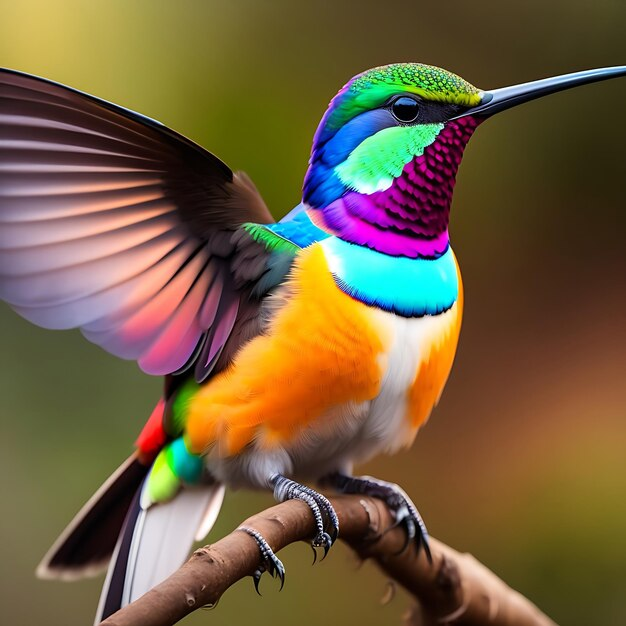
#> input picture semana27/Logica_e_ling_programacao/imagem.jpg, 626 x 626 px
$ python cinza.py
#> lines starting #> are read from the running program, lines starting #| are printed output that depends on the picture
# [4 lines of commented-out code are left out]

import matplotlib.pyplot as plt
from PIL import Image # For opening images with PIL
img = Image.open("imagem.jpg")
#> img is the input picture: PIL image 626x626 RGB; mean R, G, B 114.7, 94.7, 64.7

gray_img = img.convert("L") # "L" mode for 8-bit grayscale
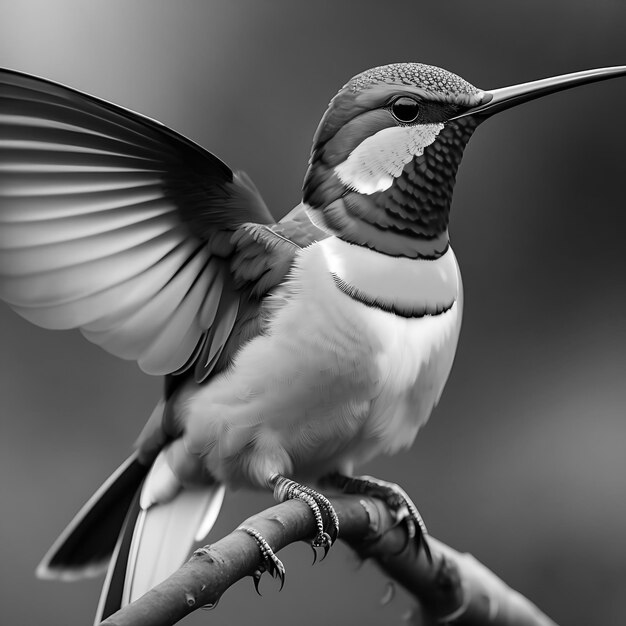
#> gray_img: PIL image 626x626 L; min 0, max 255, mean 97.3

plt.imshow(gray_img, cmap='gray') # Display with grayscale colormap
plt.axis('off') # Optional: Remove axes
plt.savefig('imagem_cinza.png')
